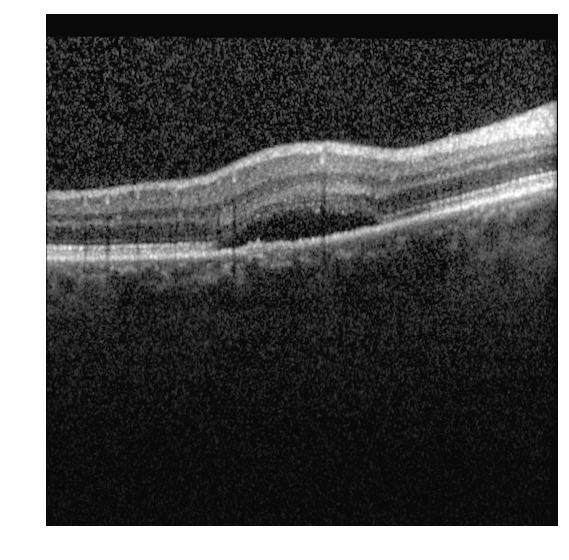
#> input picture assets/SRF/input_1492_1.png, 569 x 560 px; its folder holds only this picture in this run
$ python project.py   (older library calls are emulated)
#> lines starting #> are read from the running program, lines starting #| are printed output that depends on the picture; after the words box and inside, x2 and y2 are one past the last pixel; in counts of white or black regions, pixels touching at a corner belong together
# -*- coding: utf-8 -*-
"""
Our solution for the project «Fluid detection in OCT»

@author: grotti, hiller, parker
"""

import glob, os, numpy, sys
import matplotlib.pyplot as plt
from PIL import Image, ImageChops
from skimage.color import rgb2gray
from skimage.draw import polygon
from skimage.measure import find_contours
from skimage.filters import median, threshold_otsu
from skimage.io import imread
from skimage.feature import blob_doh
from skimage.restoration import (denoise_tv_chambolle, denoise_bilateral,
                                 denoise_wavelet, estimate_sigma)
from skimage.exposure import equalize_adapthist
from skimage import util


def create_bg1_mask(image):
    image_grey = rgb2gray(image)
    image_grey[image_grey >= 0.9] = 0
    image_grey = equalize_adapthist(image_grey)
    image_gaussian = median(image_grey)
    for i in range(1, 5):
        image_gaussian = denoise_bilateral(image_gaussian, sigma_spatial=2, multichannel=False)
    # image_gaussian = filters.gaussian(image_denoised, 8)
    # image_gaussian = image_denoised
    image_gaussian[threshold_otsu(image_gaussian) > image_gaussian] = 0
    # image_gaussian[threshold_yen(image_gaussian) > image_gaussian] = 0
    # image_gaussian[image_gaussian < 0.3] = 0
    outer_masks = find_contours(image_gaussian, 0.01)
    mask = numpy.zeros_like(image_grey)

    for n, contour in enumerate(outer_masks):
        if len(contour) > 1000:
            x, y = polygon(contour[:, 0], contour[:, 1])
            mask[x, y] = 1
    # [5 lines of commented-out code are left out]

    return mask


def crop_to_mask(image, mask):
    mask_pil = Image.fromarray(mask).convert('L')
    bg = Image.new(mask_pil.mode, mask_pil.size, mask_pil.getpixel((0, 0)))
    diff = ImageChops.difference(mask_pil, bg)
    bbox = diff.getbbox()
    image = numpy.copy(image)
    image[mask == 0] = 0
    image_pil = Image.fromarray(image)
    return numpy.array(image_pil.crop(bbox)), bbox


def last_notmask(x, mask, bbox, image_cropped):
    value = 0
    for i in range(image_cropped.shape[0] - 1, 0, -1):
        if (mask[i + bbox[1], x + bbox[0]] == 1):
            return i
    return value


def first_notmask(x, mask, bbox, image_cropped):
    value = image_cropped.shape[0]
    for i in range(0, image_cropped.shape[0]):
        if (mask[i + bbox[1], x + bbox[0]] == 1):
            return i
    return value


def fit_line(points):
    m = 0
    c = 0

    x0, y0, x1, y1 = points[0][0], points[0][1], points[1][0], points[1][1]

    if x0 != x1:
        m = (y0 - y1) / (x0 - x1)
    else:
        m = (y0 - y1) / (x0 - x1 + sys.float_info.epsilon)

    c = y1 - m * x1

    return m, c


def point_to_line_dist(m, c, x0, y0):
    dist = 0
    x1 = (y0 + x0 / m - c) / (m + 1 / m)
    y1 = m * x1 + c
    dist = ((x0 - x1) ** 2 + (y0 - y1) ** 2) ** (1 / 2)
    return dist


def ransac(x, first_notmask_x, image_cropped):
    mat = numpy.empty((len(x), 2))
    mat[:, 0] = first_notmask_x
    mat[:, 1] = x
    edge_pts = mat

    edge_pts_xy = edge_pts[:, ::-1]

    ransac_iterations = 500
    ransac_threshold = 0.9
    n_samples = 2

    plotted = False
    ratio = 0.8
    model_m = 0
    model_c = 0

    # perform RANSAC iterations
    for it in range(ransac_iterations):

        all_indices = numpy.arange(edge_pts.shape[0])
        numpy.random.shuffle(all_indices)

        indices_1 = all_indices[:n_samples]
        indices_2 = all_indices[n_samples:]

        maybe_points = edge_pts_xy[indices_1, :]
        test_points = edge_pts_xy[indices_2, :]

        # find a line model for these points
        m, c = fit_line(maybe_points)
        num = 0

        # find distance to the model for all testing points
        for ind in range(test_points.shape[0]):

            x0 = test_points[ind, 0]
            y0 = test_points[ind, 1]

            # distance from point to the model
            dist = point_to_line_dist(m, c, x0, y0)

            # check whether it's an inlier or not
            if dist < ransac_threshold:
                num += 1

        # in case a new model is better - cache it
        if num / float(n_samples) > ratio:
            ratio = num / float(n_samples)
            model_m = m
            model_c = c
    num = 0
    x_new = x
    y = model_m * x_new + model_c
    for i in range(image_cropped.shape[1]):
        if 0 < (y[i] - first_notmask_x[i]) < 20:
            num += 1

    if num / image_cropped.shape[1] > 0.52:
        plotted = True
    return plotted


def is_dark(image_cropped, x, y):
    shape = image_cropped.shape
    x = int(x)
    y = int(y)
    return numpy.mean(image_cropped[max(0, y - 2):min(shape[0], y + 2), max(0, x - 2):min(shape[1], x + 2)]) < 0.2


def srf_detector(image):
    if_detected = False
    mask = create_bg1_mask(image)
    image_cropped_1, bbox = crop_to_mask(image, mask)
    image_cropped = rgb2gray(image_cropped_1)
    image_cropped = denoise_bilateral(image_cropped, sigma_spatial=2, multichannel=False)
    image_cropped = equalize_adapthist(image_cropped)

    x = numpy.arange(image_cropped.shape[1])
    first_notmask_x = [first_notmask(i, mask, bbox, image_cropped) for i in x]
    plotted = ransac(x, first_notmask_x, image_cropped)

    if plotted:
        result = 'No SRF detected'
        fig, ax = plt.subplots(1, 1, figsize=(9, 3), sharex=True, sharey=True)
        ax.set_title('Cropped Image')
        ax.imshow(image_cropped, cmap=plt.cm.gray, interpolation='nearest')

    if plotted == False:
        x_tot, y_tot = image_cropped.shape[0], image_cropped.shape[1]

        blobs_doh = blob_doh(image_cropped, max_sigma=50, threshold=.0045)

        plt.rcParams['image.cmap'] = 'gray'
        result = 'No SRF detected'
        fig, ax = plt.subplots(1, 1, figsize=(9, 3), sharex=True, sharey=True)
        for blob in blobs_doh:
            ax.set_title('Detected SRF in red')
            ax.imshow(image_cropped, cmap=plt.cm.gray, interpolation='nearest')
            y, x, r = blob
            c = plt.Circle((x, y), r, color='blue', linewidth=2, fill=False)
            ax.add_patch(c)
            p = True
            f_x = first_notmask(int(x), mask, bbox, image_cropped)
            if (r > 1) and (r < 20) and (x > 30) and (x < y_tot - 30) and (y > 50) and (y < x_tot - 50) and is_dark(
                    image_cropped, x, y) and (y > f_x + (1 / 4) * (image_cropped.shape[0] - x)):
                for i in range(-int(r) - 3, int(r) + 1 + 3):
                    for j in range(-int(r) - 3, int(r) + 1 + 3):
                        if (mask[int(y) + bbox[1] + i, int(x) + bbox[0] + j] == 0):
                            p = False
                if p:
                    c = plt.Circle((x, y), r, color='red', linewidth=2, fill=False)
                    ax.add_patch(c)
                    result = 'SRF detected'
                    if_detected = True
    print(result)
    plt.show()
    return if_detected


results = numpy.empty(())
images = glob.glob(os.path.join('../assets/SRF', '*.png'))
# images = glob.glob(os.path.join('./handout', '*.png'))
results = numpy.empty((len(images), 2), dtype=object)
i = 0
for path in images:
    image = imread(path)
#> image is the input picture: shape (560, 569, 4); mean R, G, B, A 82.7, 82.7, 82.7, 255
    value = srf_detector(image)
#> in create_bg1_mask, `image_grey[image_grey >= 0.9] = 0`:
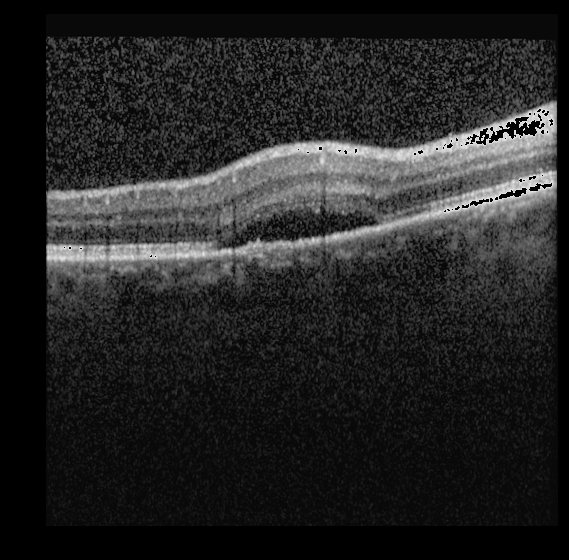
#> image_grey: shape (560, 569) float64; min 0, max 0.898, mean 0.143
#> in create_bg1_mask, `image_grey = equalize_adapthist(image_grey)`:
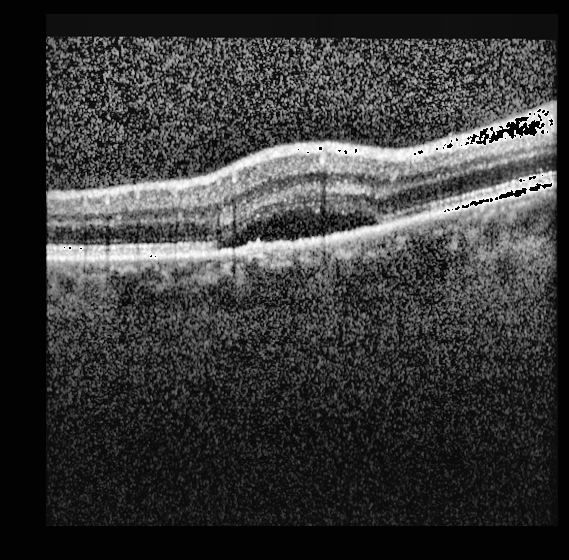
#> image_grey: shape (560, 569) float64; min 0, max 1, mean 0.224
#> in create_bg1_mask, `image_gaussian[threshold_otsu(image_gaussian) > image_gaussian] = 0`:
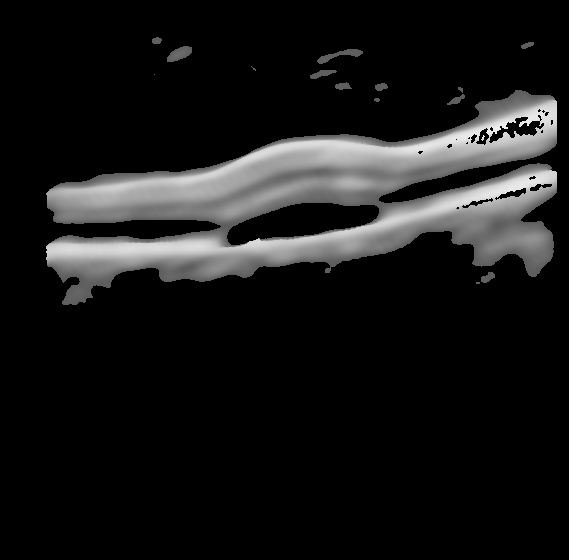
#> image_gaussian: shape (560, 569) float64; min 0, max 0.939, mean 0.0958
#> in create_bg1_mask, `outer_masks = find_contours(image_gaussian, 0.01)`: outer_masks = 38 point arrays, longest 2629 points
#> the loop in create_bg1_mask, `for n, contour in enumerate(outer_masks):` made 38 passes
#> after the loop in create_bg1_mask, `for n, contour in enumerate(outer_masks):`:
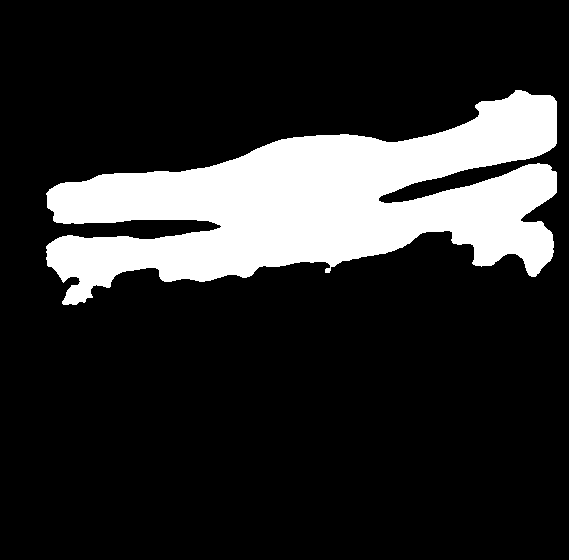
#> mask: shape (560, 569) float64; values 0 (black) and 1 (white), 17.7% white; 1 white region, box (x1, y1, x2, y2) and area: (46, 90, 557, 305) 56413
#> in crop_to_mask, `bg = Image.new(mask_pil.mode, mask_pil.size, mask_pil.getpixel((0, 0)))`: bg: PIL image 569x560 L; every value is 0
#> in crop_to_mask, `bbox = diff.getbbox()`: bbox = (46, 90, 557, 305)
#> in crop_to_mask, `image[mask == 0] = 0`:
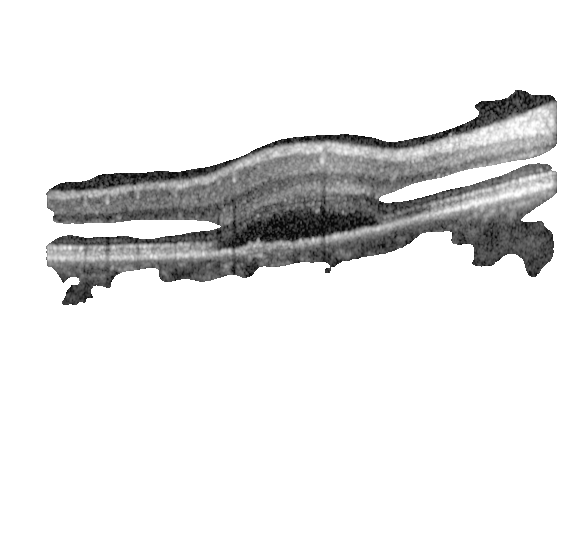
#> image: shape (560, 569, 4); mean of channels 0, 1, 2, 3 20.6, 20.6, 20.6, 45.1; transparent parts drawn white
#> in srf_detector, `image_cropped_1, bbox = crop_to_mask(image, mask)`:
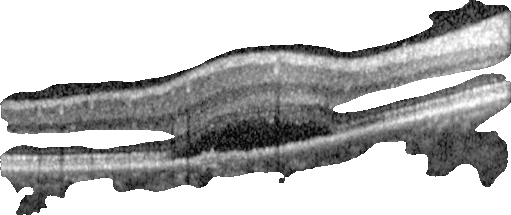
#> image_cropped_1: shape (215, 511, 4); mean R, G, B, A 59.7, 59.7, 59.7, 130.9; transparent parts drawn white
#> in srf_detector, `image_cropped = equalize_adapthist(image_cropped)`:
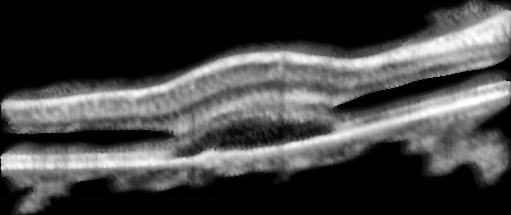
#> image_cropped: shape (215, 511) float64; min 0, max 1, mean 0.273
#> in srf_detector, `first_notmask_x = [first_notmask(i, mask, bbox, image_cropped) for i i..`: first_notmask_x = 511 values, max 103 at index 0, min 0 at index 469, mean 54.38
    number = 0
    if value == True:
        number = 1
    results[i, :] = (os.path.basename(path), number)
    i += 1

# print(results)
numpy.savetxt('results_grotti_hiller_parker.csv', results, fmt="%s,%i", delimiter=",")
